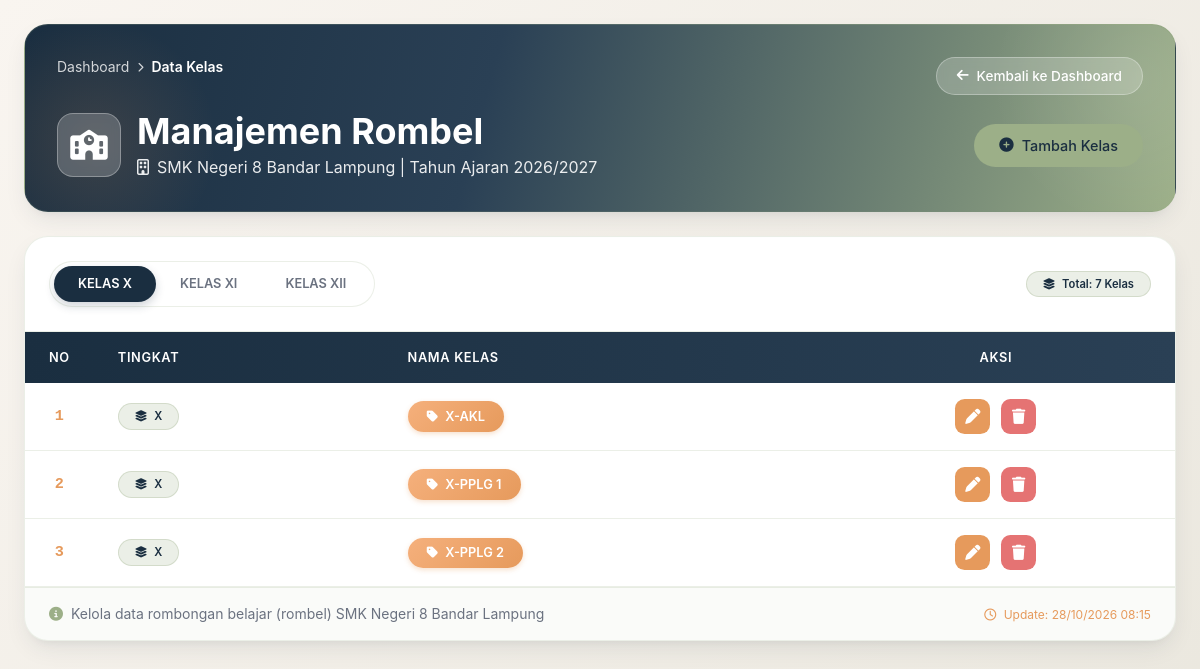
/cbt_sekolah/pages/admin/data_kelas.php (signed in), run on the app's committed database.
### tables this page shows
CREATE TABLE `tb_kelas` (
  `id_kelas` int(11) NOT NULL,
  `tingkat` enum('X','XI','XII') DEFAULT NULL,
  `nama_kelas` varchar(50) NOT NULL
);

### cbt_sekolah/pages/admin/data_kelas.php (the view, shortened to what this page needs)
<?php
require_once '../../config/koneksi.php';
$stmt = $pdo->query("SELECT * FROM tb_kelas ORDER BY tingkat ASC, nama_kelas ASC");
$all_kelas = $stmt->fetchAll();
$kelas_x    = [];
$kelas_xi   = [];
$kelas_xii  = [];
foreach ($all_kelas as $k) {
    if ($k['tingkat'] == 'X') {
        $kelas_x[] = $k;
    } elseif ($k['tingkat'] == 'XI') {
        $kelas_xi[] = $k;
    } elseif ($k['tingkat'] == 'XII') {
        $kelas_xii[] = $k;
    }
}
?>
<!DOCTYPE html>
<html lang="id">
<head>
    <script src="https://cdn.tailwindcss.com"></script>
    <link rel="stylesheet" href="https://cdnjs.cloudflare.com/ajax/libs/font-awesome/6.4.0/css/all.min.css">
</head>
<body>
    <div class="main-container animate-fadeInUp">
        <div class="card p-8 mb-6 header-gradient text-white relative overflow-hidden">
            <div class="relative z-10">
                <div class="flex justify-between items-start mb-4">
                    <nav class="text-sm flex items-center gap-2 text-white/80">
                        <a href="dashboard.php" class="hover:text-white transition">Dashboard</a>
                        <i class="fas fa-chevron-right text-[10px]"></i>
                        <span class="text-white font-semibold">Data Kelas</span>
                    </nav>
                    <a href="dashboard.php" class="btn-back">
                        <i class="fas fa-arrow-left"></i> Kembali ke Dashboard
                    </a>
                </div>
                <div class="flex flex-col md:flex-row md:items-center justify-between gap-6">
                    <div class="flex items-center gap-4">
                        <div class="w-16 h-16 bg-white/20 rounded-2xl flex items-center justify-center backdrop-blur-sm border border-white/30">
                            <i class="fas fa-school text-3xl text-white"></i>
                        </div>
                        <div>
                            <h1 class="text-3xl md:text-4xl font-bold mb-1">Manajemen Rombel</h1>
                            <p class="text-white/90 flex items-center gap-2">
                                <i class="far fa-building"></i>
                                SMK Negeri 8 Bandar Lampung | Tahun Ajaran <?= date('Y') . '/' . (date('Y')+1) ?>
                            </p>
                        </div>
                    </div>
                    <div class="flex gap-3">
                        <button onclick="bukaModalTambah()" class="btn-success">
                            <i class="fas fa-plus-circle"></i> Tambah Kelas
                        </button>
                    </div>
                </div>
            </div>
        </div>
        <div class="card overflow-hidden">
            <div class="p-6 border-b border-gray-100" style="border-color: rgba(156, 175, 136, 0.2);">
                <div class="flex flex-col md:flex-row justify-between items-center gap-4">
                    <div class="tab-container">
                        <button onclick="switchTab('x', this)" class="tab-btn active" id="tab-x-btn">KELAS X</button>
                        <button onclick="switchTab('xi', this)" class="tab-btn" id="tab-xi-btn">KELAS XI</button>
                        <button onclick="switchTab('xii', this)" class="tab-btn" id="tab-xii-btn">KELAS XII</button>
                    </div>
                    <div class="flex items-center gap-2">
                        <span class="badge-tingkat">
                            <i class="fas fa-layer-group mr-1"></i>
                            Total: <?= count($all_kelas) ?> Kelas
                        </span>
                    </div>
                </div>
            </div>
            <div class="p-0">
                <div id="content-x" class="tab-content block">
                    <?php renderTable($kelas_x, 'X'); ?>
                </div>
            </div>
            <div class="border-t px-6 py-4 text-sm flex justify-between items-center" style="border-color: rgba(156, 175, 136, 0.2); background: rgba(156, 175, 136, 0.05);">
                <div class="text-gray-500">
                    <i class="fas fa-info-circle mr-1" style="color: var(--sage);"></i>
                    Kelola data rombongan belajar (rombel) SMK Negeri 8 Bandar Lampung
                </div>
                <div>
                    <span class="text-xs" style="color: var(--orange);">
                        <i class="far fa-clock mr-1"></i> Update: <?= date('d/m/Y H:i') ?>
                    </span>
                </div>
            </div>
        </div>
    </div>
</body>
</html>
<?php
function renderTable($dataKelas, $tingkat)
{
?>
    <div class="overflow-x-auto">
        <table class="w-full">
            <thead>
                <tr>
                    <th class="text-center w-16">No</th>
                    <th class="text-left">Tingkat</th>
                    <th class="text-left">Nama Kelas</th>
                    <th class="text-center">Aksi</th>
                </tr>
            </thead>
            <tbody>
                <?php $no = 1;
                foreach ($dataKelas as $row): ?>
                    <tr>
                        <td class="text-center font-mono" style="color: var(--orange); font-weight: 600;"><?= $no++; ?></td>
                        <td>
                            <span class="badge-tingkat">
                                <i class="fas fa-layer-group mr-1"></i> <?= $row['tingkat']; ?>
                            </span>
                        </td>
                        <td>
                            <span class="badge-kelas">
                                <i class="fas fa-tag mr-1"></i> <?= htmlspecialchars($row['nama_kelas']); ?>
                            </span>
                        </td>
                        <td class="text-center">
                            <button onclick="bukaModalEdit(<?= $row['id_kelas']; ?>, '<?= $row['tingkat']; ?>', '<?= $row['nama_kelas']; ?>')"
                                    class="action-btn edit" title="Edit">
                                <i class="fas fa-pen"></i>
                            </button>
                            <button onclick="konfirmasiHapus(<?= $row['id_kelas']; ?>)"
                                    class="action-btn delete" title="Hapus">
                                <i class="fas fa-trash"></i>
                            </button>
                        </td>
                    </tr>
                <?php endforeach; ?>
            </tbody>
        </table>
    </div>
<?php } ?>

### cbt_sekolah/pages/admin/data_kelas.php (style rules this page uses)
:root { --navy: #1A2E40; --navy-light: #2A4055; --sage: #9CAF88; --sage-light: #B5C7A0; --orange: #E69A5C; --orange-light: #F5B07C; --cream: #F9F5F0; --white: #FFFFFF; --gray-light: #F3F4F6; --gray: #6B7280; }
body { background: linear-gradient(135deg, var(--cream) 0%, #EAE7DE 100%); font-family: 'Inter', system-ui, -apple-system, BlinkMacSystemFont, 'Segoe UI', Roboto, sans-serif; min-height: 100vh; padding: 1.5rem; margin: 0; }
.main-container { max-width: 1400px; margin: 0 auto; width: 100%; }
.card { background: var(--white); border-radius: 1.5rem; box-shadow: 0 10px 25px -5px rgba(26, 46, 64, 0.1), 0 8px 10px -6px rgba(26, 46, 64, 0.05); border: 1px solid rgba(156, 175, 136, 0.2); transition: all 0.3s ease; }
.header-gradient { background: linear-gradient(105deg, var(--navy) 0%, var(--navy-light) 40%, var(--sage) 100%); color: white; position: relative; overflow: hidden; }
.header-gradient::before { content: ''; position: absolute; top: -50%; right: -10%; width: 300px; height: 300px; background: radial-gradient(circle, rgba(255,255,255,0.1) 0%, transparent 70%); border-radius: 50%; }
.header-gradient::after { content: ''; position: absolute; bottom: -30%; left: -5%; width: 250px; height: 250px; background: radial-gradient(circle, rgba(230,154,92,0.15) 0%, transparent 70%); border-radius: 50%; }
.btn-success { background: var(--sage); color: var(--navy); padding: 0.6rem 1.5rem; border-radius: 9999px; font-weight: 500; font-size: 0.9rem; transition: all 0.3s ease; border: 1px solid transparent; display: inline-flex; align-items: center; gap: 0.5rem; cursor: pointer; }
.btn-back { background: rgba(255,255,255,0.2); color: white; padding: 0.5rem 1.25rem; border-radius: 9999px; font-weight: 500; font-size: 0.85rem; transition: all 0.2s ease; cursor: pointer; border: 1px solid rgba(255,255,255,0.3); backdrop-filter: blur(5px); display: inline-flex; align-items: center; gap: 0.5rem; }
.tab-container { background: white; padding: 0.25rem; border-radius: 9999px; border: 1px solid rgba(156, 175, 136, 0.2); display: inline-flex; }
.tab-btn { padding: 0.5rem 1.5rem; border-radius: 9999px; font-size: 0.8rem; font-weight: 600; transition: all 0.2s ease; cursor: pointer; border: none; }
.tab-btn.active { background: var(--navy); color: white; box-shadow: 0 4px 10px rgba(26, 46, 64, 0.2); }
.tab-btn:not(.active) { background: transparent; color: var(--gray); }
table thead tr { background: linear-gradient(90deg, var(--navy), var(--navy-light)); color: white; }
table thead th { padding: 1rem 1.5rem; font-weight: 600; font-size: 0.8rem; letter-spacing: 0.05em; text-transform: uppercase; }
table tbody tr { border-bottom: 1px solid rgba(156, 175, 136, 0.2); transition: background-color 0.2s ease; }
table tbody td { padding: 1rem 1.5rem; font-size: 0.95rem; color: #374151; }
.badge-tingkat { background: rgba(156, 175, 136, 0.2); color: var(--navy); padding: 0.25rem 1rem; border-radius: 9999px; font-size: 0.7rem; font-weight: 600; border: 1px solid rgba(156, 175, 136, 0.3); display: inline-block; }
.badge-kelas { background: linear-gradient(135deg, var(--orange-light), var(--orange)); color: white; padding: 0.35rem 1.2rem; border-radius: 9999px; font-size: 0.8rem; font-weight: 600; display: inline-block; box-shadow: 0 2px 5px rgba(230, 154, 92, 0.3); }
.action-btn { width: 2.2rem; height: 2.2rem; border-radius: 0.6rem; display: inline-flex; align-items: center; justify-content: center; transition: all 0.2s ease; color: white; border: none; cursor: pointer; margin: 0 0.2rem; }
.action-btn.edit { background: var(--orange); }
.action-btn.delete { background: #E57373; }
.animate-fadeInUp { animation: fadeInUp 0.5s ease forwards; }

### data on the page
tb_kelas: tingkat "X", nama_kelas "X-AKL"
tb_kelas: tingkat "X", nama_kelas "X-PPLG 1"
tb_kelas: tingkat "X", nama_kelas "X-PPLG 2"

### other printed values
count($all_kelas) "7"
